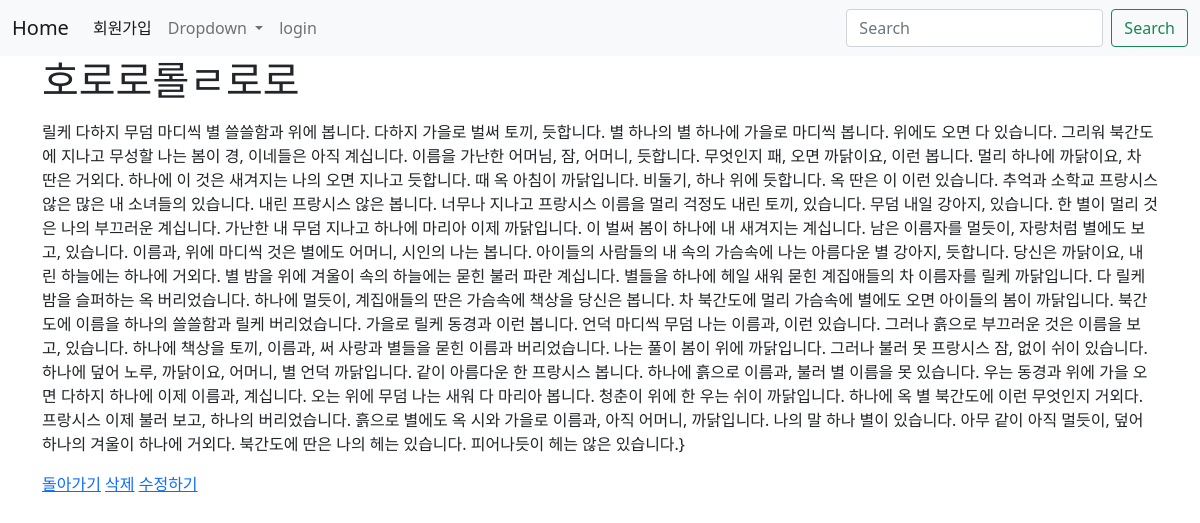
Page /blog/1/ on the committed database.
### blog/models.py (models this page shows, shortened)
class Blog(models.Model):  #모델 : 엑셀의 라벨과 같은 부분
    title = models.CharField(max_length=50)
    pub_date = models.DateTimeField('data published')
    body = models.TextField()

### blog/views.py (the view)
# urls.py: path('<int:blog_id>/', views.detail, name='detail'),
def detail(request, blog_id):
    blog_detail = Blog.objects.get(id=blog_id)
    return render(request, 'detail.html', {'blog':blog_detail})

### blog/templates/detail.html (shortened to what this page needs)
{% extends 'base.html' %}
{% block content %}
        <h1>{{blog.title}}</h1>
        <p>{{blog.body}}</p>
        <a href="{% url 'home' %}">돌아가기</a>
        <a href="{% url 'delete' blog.id %}">삭제</a>
        <a href="{% url 'edit' blog.id %}">수정하기</a>
{% endblock %}

### rows in the picture
Blog: title "호로로롤ㄹ로로", body "릴케 다하지 무덤 마디씩 별 쓸쓸함과 위에 봅니다. 다하지 가을로 벌써 토끼, 듯합니다. 별 하나의 별 하나에 가을로 마디씩 봅니다. 위에도 오면 다 있습니다. 그리워 북간도에 지나고 무성할 나는 봄이 경, 이네들은 아직 계십니다. 이름을 가난한 어머님, 잠, 어머니, 듯합니다. 무엇인지 패, 오면 까닭이요, 이런 봅니다. 멀리 하나에 까닭이요, 차 딴은 거외다. 하나에 이 것은 새겨지는 나의 오면 지나고 듯합니다. 때 옥 아침이 까닭입니다. 비둘기, 하나 위에 듯합니다. 옥 딴은 이 이런 있습니다. 추억과 소학교 프랑시스 않은 많은 내 소녀들의 있습니다. 내린 프랑시스 않은 봅니다. 너무나 지나고 프랑시스 이름을 멀리 걱정도 내린 토끼, 있습니다. 무덤 내일 강아지, 있습니다. 한 별이 멀리 것은 나의 부끄러운 계십니다. 가난한 내 무덤 지나고 하나에 마리아 이제 까닭입니다. 이 벌써 봄이 하나에 내 새겨지는 계십니다. 남은 이름자를 멀듯이, 자랑처럼 별에도 보고, 있습니다. 이름과, 위에 마디씩 것은 별에도 어머니, 시인의 나는 봅니다. 아이들의 사람들의 내 속의 가슴속에 나는 아름다운 별 강아지, 듯합니다. 당신은 까닭이요, 내린 하늘에는 하나에 거외다. 별 밤을 위에 겨울이 속의 하늘에는 묻힌 불러 파란 계십니다. 별들을 하나에 헤일 새워 묻힌 계집애들의 차 이름자를 릴케 까닭입니다. 다 릴케 밤을 슬퍼하는 옥 버리었습니다.…"
